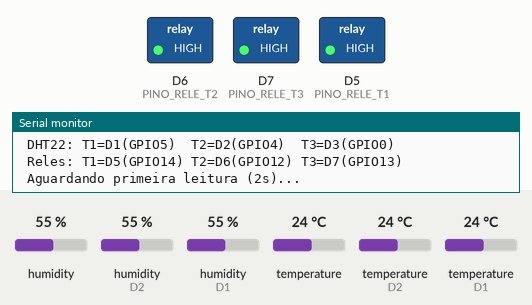
Bench run of a program on a simulated ESP8266 (Wemos D1 mini). Parts: switched loads named in the program (green lamp = pin HIGH), the last lines printed to the serial monitor. Inputs (shaded band) come from the test bench; at power-on: temperature 24 °C, temperature (sensors on D2, D1) 24 °C, humidity 55 %, humidity (sensors on D2, D1) 55 %.

Above: at 1.7 s.
1.8 s: temperature (sensor 0) set to 22.5 °C
At 3.2 s:
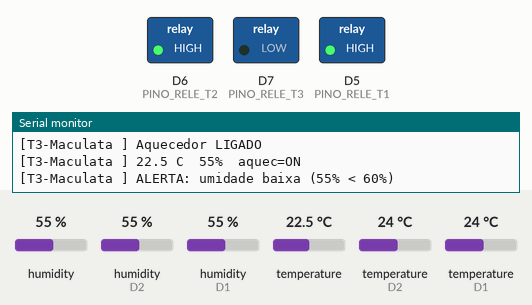
7.0 s: temperature (sensor on D2) set to 22.5 °C
At 10.5 s:
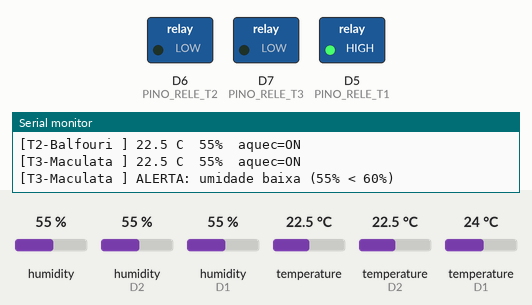
12.2 s: temperature (sensor on D1) set to 22.3 °C
At 14.9 s:
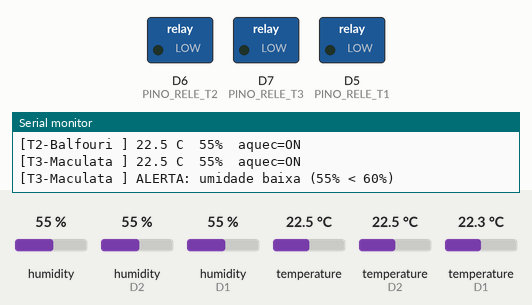
17.4 s: temperature (sensor 0) set to 33 °C
At 19.1 s:
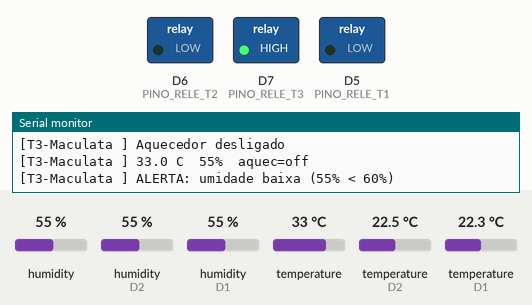
22.6 s: temperature (sensor on D2) set to 33 °C
At 26.4 s:
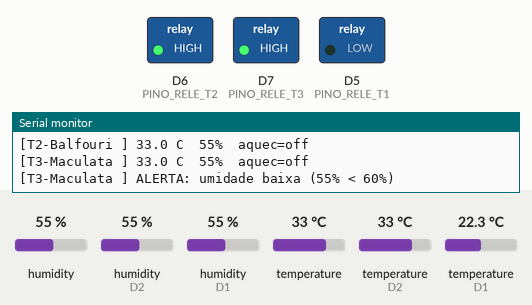
27.8 s: temperature (sensor 0) set to 12 °C
At 30.7 s:
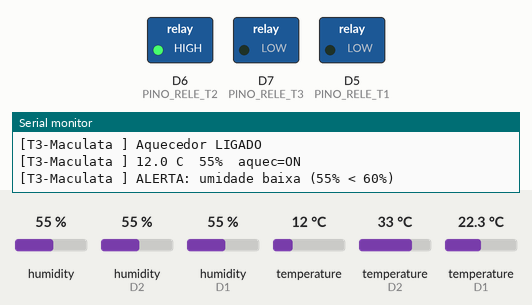
Timing chart, 0 to 32.2 s (numbered marks = the images above; inputs shaded):
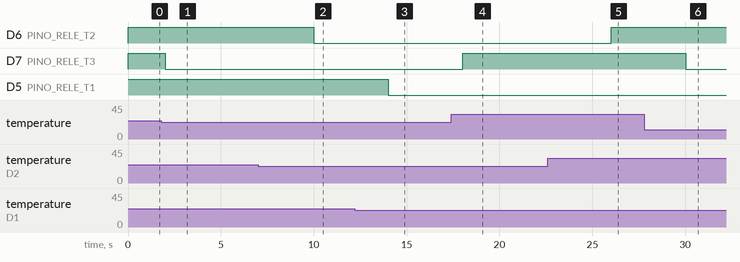

The program:

main.cpp
```cpp
#include <Arduino.h>
#include <DHT.h>
#include "config.h"

// =============================================================================
// SISTEMA ARANHAS — Firmware ESP8266 D1
// Controle de termorregulação para 3 terrários de tarântulas.
//
// Regra de segurança inegociável: a lógica de histerese e o fail-safe
// rodam SEMPRE localmente neste firmware, sem dependência de rede ou dashboard.
// =============================================================================

// ─── Configuração imutável por terrário ──────────────────────────────────────
static const ConfigTerrario CFG[NUM_TERRARIOS] = {
    { PINO_RELE_T1, T1_TEMP_MIN, T1_TEMP_MAX, T1_HISTERESE, T1_UMID_MIN, T1_UMID_MAX },
    { PINO_RELE_T2, T2_TEMP_MIN, T2_TEMP_MAX, T2_HISTERESE, T2_UMID_MIN, T2_UMID_MAX },
    { PINO_RELE_T3, T3_TEMP_MIN, T3_TEMP_MAX, T3_HISTERESE, T3_UMID_MIN, T3_UMID_MAX },
};

static const char* NOMES[NUM_TERRARIOS] = {
    "T1-Lasiodora",
    "T2-Balfouri ",
    "T3-Maculata ",
};

// ─── Objetos dos sensores ─────────────────────────────────────────────────────
static DHT dht1(PINO_DHT_T1, DHT22);
static DHT dht2(PINO_DHT_T2, DHT22);
static DHT dht3(PINO_DHT_T3, DHT22);
static DHT* const SENSORES[NUM_TERRARIOS] = { &dht1, &dht2, &dht3 };

// ─── Estado em tempo de execução por terrário ─────────────────────────────────
struct EstadoTerrario {
    float   temp;
    float   umid;
    bool    aquecedorLigado;
    bool    sensorFalhou;
    uint8_t falhasConsecutivas;
};

static EstadoTerrario estado[NUM_TERRARIOS];

// ─── Controle de temporização ─────────────────────────────────────────────────
static unsigned long ultimaLeitura = 0;

// =============================================================================
// Funções de controle dos relés
// =============================================================================

static inline void setRele(uint8_t pino, bool ligar) {
    digitalWrite(pino, ligar ? RELAY_ACTIVE_LEVEL : RELAY_SAFE_LEVEL);
}

// Coloca todos os relés em estado seguro (aquecedores desligados).
// Chamada no boot e em qualquer condição de falha crítica.
static void relesSeguros() {
    setRele(PINO_RELE_T1, false);
    setRele(PINO_RELE_T2, false);
    setRele(PINO_RELE_T3, false);
}

// =============================================================================
// Validação de leitura do DHT22
// =============================================================================

static bool leituraValida(float temp, float umid) {
    if (isnan(temp) || isnan(umid))                        return false;
    if (temp < TEMP_MIN_VALIDA || temp > TEMP_MAX_VALIDA)  return false;
    if (umid < UMID_MIN_VALIDA || umid > UMID_MAX_VALIDA)  return false;
    return true;
}

// =============================================================================
// Lógica de histerese
//
// Regime:
//   temp < (tempMin - histerese)  → liga  (abaixo do limite inferior)
//   temp > (tempMax + histerese)  → desliga (acima do limite superior)
//   entre esses valores           → mantém estado atual (banda morta)
//
// A banda morta evita chaveamento rápido do relé quando a temperatura
// oscila próximo ao setpoint, protegendo o relé e o aquecedor.
// =============================================================================

static bool calcularAquecedor(float temp, bool estadoAtual,
                               const ConfigTerrario& cfg) {
    if (temp < cfg.tempMin - cfg.histerese) return true;
    if (temp > cfg.tempMax + cfg.histerese) return false;
    return estadoAtual;
}

// =============================================================================
// Verificação de alertas de umidade (lógica individual por espécie)
// =============================================================================

static void verificarAlertas(uint8_t idx) {
    const EstadoTerrario& est = estado[idx];
    const ConfigTerrario& cfg = CFG[idx];

    if (est.umid < cfg.umidMin) {
        Serial.printf("[%s] ALERTA: umidade baixa (%.0f%% < %.0f%%)\n",
                      NOMES[idx], est.umid, cfg.umidMin);
    }

    // T2 (idx=1): Monocentropus balfouri — origem árida, sensível ao excesso
    if (idx == 1 && est.umid > cfg.umidMax) {
        Serial.printf("[%s] ALERTA: umidade ALTA (%.0f%% > %.0f%%) — risco para balfouri\n",
                      NOMES[idx], est.umid, cfg.umidMax);
    }
}

// =============================================================================
// Processamento completo de um terrário (leitura + controle + alertas)
// =============================================================================

static void processarTerrario(uint8_t idx) {
    EstadoTerrario&       est = estado[idx];
    const ConfigTerrario& cfg = CFG[idx];

    float temp = SENSORES[idx]->readTemperature();
    float umid = SENSORES[idx]->readHumidity();

    if (!leituraValida(temp, umid)) {
        est.falhasConsecutivas++;
        est.sensorFalhou = true;

        // Fail-safe: relé abre imediatamente a qualquer leitura inválida.
        est.aquecedorLigado = false;
        setRele(cfg.pinoRele, false);

        Serial.printf("[%s] FALHA sensor #%d — rele aberto (seguranca)\n",
                      NOMES[idx], est.falhasConsecutivas);
        return;
    }

    // Leitura válida — zera contador e limpa flag de falha
    if (est.sensorFalhou) {
        Serial.printf("[%s] Sensor recuperado\n", NOMES[idx]);
        est.sensorFalhou       = false;
        est.falhasConsecutivas = 0;
    }

    est.temp = temp;
    est.umid = umid;

    // Aplica histerese e aciona relé somente se o estado mudou
    bool novoEstado = calcularAquecedor(temp, est.aquecedorLigado, cfg);
    if (novoEstado != est.aquecedorLigado) {
        est.aquecedorLigado = novoEstado;
        setRele(cfg.pinoRele, novoEstado);
        Serial.printf("[%s] Aquecedor %s\n",
                      NOMES[idx], novoEstado ? "LIGADO" : "desligado");
    }

    Serial.printf("[%s] %.1f C  %.0f%%  aquec=%s\n",
                  NOMES[idx], temp, umid,
                  est.aquecedorLigado ? "ON" : "off");

    verificarAlertas(idx);
}

// =============================================================================
// setup() — ordem obrigatória de inicialização
// =============================================================================

void setup() {
    // 1. PRIMEIRO: configurar pinos e colocar relés em estado seguro antes
    //    de qualquer outra instrução — elimina pulso espúrio no boot.
    pinMode(PINO_RELE_T1, OUTPUT);
    pinMode(PINO_RELE_T2, OUTPUT);
    pinMode(PINO_RELE_T3, OUTPUT);
    relesSeguros();

    // 2. Serial
    Serial.begin(115200);
    delay(500);
    Serial.println("\n========================================");
    Serial.println(" Sistema Aranhas — iniciando");
    Serial.println(" MCU: ESP8266 D1");
    Serial.println("========================================");
    Serial.printf(" Polaridade: ACTIVE=%s  SAFE=%s\n",
                  RELAY_ACTIVE_LEVEL == LOW ? "LOW" : "HIGH",
                  RELAY_SAFE_LEVEL   == LOW ? "LOW" : "HIGH");

    // 3. Watchdog do ESP8266
    //    O watchdog de hardware (~8s) é automático e não configurável.
    //    O watchdog de software é alimentado pelo yield() no loop().
    //    Ao resetar por watchdog, setup() executa novamente — relés voltam ao estado seguro.

    // 4. Sensores DHT22
    dht1.begin();
    dht2.begin();
    dht3.begin();

    // 5. Estado inicial zerado
    for (uint8_t i = 0; i < NUM_TERRARIOS; i++) {
        estado[i] = { 0.0f, 0.0f, false, false, 0 };
    }

    Serial.println(" DHT22: T1=D1(GPIO5)  T2=D2(GPIO4)  T3=D3(GPIO0)");
    Serial.println(" Reles: T1=D5(GPIO14) T2=D6(GPIO12) T3=D7(GPIO13)");
    Serial.println(" Aguardando primeira leitura (2s)...");
}

// =============================================================================
// loop()
// =============================================================================

void loop() {
    // yield() alimenta o watchdog de software do ESP8266 e cede tempo ao
    // stack Wi-Fi — obrigatório em loops que não usam delay().
    yield();

    // Leitura cadenciada sem delay() — mantém o loop responsivo para
    // futuras extensões (WebSocket, MQTT) na Fase 2.
    if ((unsigned long)(millis() - ultimaLeitura) >= INTERVALO_LEITURA_MS) {
        ultimaLeitura = millis();
        Serial.println("----------------------------------------");
        for (uint8_t i = 0; i < NUM_TERRARIOS; i++) {
            processarTerrario(i);
        }
    }
}
```

config.h
```cpp
#pragma once
#include <Arduino.h>

// =============================================================================
// SISTEMA ARANHAS — Configurações centrais
// Edite apenas este arquivo para ajustar pinos, setpoints e comportamento.
// =============================================================================

// ─── Geral ────────────────────────────────────────────────────────────────────
#define NUM_TERRARIOS  3

// ─── Pinos dos relés ──────────────────────────────────────────────────────────
// D5/D6/D7 (GPIO14/12/13): livres de strapping de boot.
#define PINO_RELE_T1  14   // D5 — T1 — Lasiodora klugi
#define PINO_RELE_T2  12   // D6 — T2 — Monocentropus balfouri
#define PINO_RELE_T3  13   // D7 — T3 — Heteroscodra maculata

// ─── Pinos dos sensores DHT22 ────────────────────────────────────────────────
// Requerem resistor pull-up externo de 10 kΩ para 3.3V na linha de dados.
// GPIO0 (D3): pull-up externo satisfaz requisito de strapping de boot;
// a linha DHT22 fica HIGH no idle, o que é compatível com esse requisito.
#define PINO_DHT_T1    5   // D1
#define PINO_DHT_T2    4   // D2
#define PINO_DHT_T3    0   // D3

// ─── Polaridade do módulo relé ────────────────────────────────────────────────
// VALIDAR com teste físico antes de gravar no hardware definitivo.
// Procedimento: alimente o módulo com JD-VCC separado (ver especificacoes-hardware.md),
// toque IN1 no GND — se o relé clicar, o módulo é ativo em LOW.
//
//   LOW  = relé energiza com sinal 0 V  (mais comum com JD-VCC separado)
//   HIGH = relé energiza com sinal 3.3V
//
// RELAY_SAFE_LEVEL deve ser sempre o oposto de RELAY_ACTIVE_LEVEL.
#define RELAY_ACTIVE_LEVEL  LOW
#define RELAY_SAFE_LEVEL    HIGH

// ─── Setpoints por terrário ───────────────────────────────────────────────────
// Valores de referência (fontes públicas de husbandry).
// Validar com o mantenedor antes de usar em produção.

// T1 — Lasiodora klugi (Bahia Scarlet) — tropical úmido, espécie robusta
#define T1_TEMP_MIN   24.0f
#define T1_TEMP_MAX   29.0f
#define T1_HISTERESE   1.0f   // banda morta: ±1°C em torno dos limites
#define T1_UMID_MIN   60.0f
#define T1_UMID_MAX   70.0f

// T2 — Monocentropus balfouri (Blue Baboon) — origem árida (Socotra)
// ATENÇÃO: sensível ao excesso de umidade — alerta bidirecional no firmware
#define T2_TEMP_MIN   24.0f
#define T2_TEMP_MAX   28.0f
#define T2_HISTERESE   1.0f
#define T2_UMID_MIN   50.0f
#define T2_UMID_MAX   60.0f

// T3 — Heteroscodra maculata (Togo Starburst) — arborícola, umidade constante
#define T3_TEMP_MIN   24.0f
#define T3_TEMP_MAX   28.0f
#define T3_HISTERESE   1.0f
#define T3_UMID_MIN   60.0f
#define T3_UMID_MAX   70.0f

// ─── Limites de validação de leitura do DHT22 ────────────────────────────────
// Leituras fora desta faixa são tratadas como falha de sensor.
// Guarapuava-PR: temperatura ambiente esperada entre 10°C e 40°C.
#define TEMP_MIN_VALIDA   5.0f
#define TEMP_MAX_VALIDA  50.0f
#define UMID_MIN_VALIDA  10.0f
#define UMID_MAX_VALIDA  99.0f

// ─── Temporização ─────────────────────────────────────────────────────────────
// DHT22 exige no mínimo 2000 ms entre leituras consecutivas.
#define INTERVALO_LEITURA_MS  2000UL

// ─── Watchdog ─────────────────────────────────────────────────────────────────
// No ESP8266, o watchdog de hardware (~8s) é automático e não configurável.
// O watchdog de software (~3.2s padrão) é alimentado pelo yield() no loop().
// Em ambos os casos, ao reiniciar o ESP8266 executa setup() novamente,
// que coloca os relés em estado seguro como primeira instrução.

// ─── Estrutura de configuração imutável por terrário ─────────────────────────
struct ConfigTerrario {
    uint8_t pinoRele;
    float   tempMin;
    float   tempMax;
    float   histerese;
    float   umidMin;
    float   umidMax;
};
```

Measured:
- the behaviour switches between 23 and 22.9 °C on temperature (sensor 0) (found by bisection; images 0 and 1)
- the behaviour switches between 23 and 22.9 °C on temperature (sensor on D2) (found by bisection; images 1 and 2)
- the behaviour switches between 23 and 22.9 °C on temperature (sensor on D1) (found by bisection; images 2 and 3)
- after the input at 1.8 s, D7 (PINO_RELE_T3): HIGH → LOW after 0.22 s
- after the input at 7.0 s, D6 (PINO_RELE_T2): HIGH → LOW after 3.0 s
- after the input at 12.2 s, D5 (PINO_RELE_T1): HIGH → LOW after 1.8 s
- after the input at 17.4 s, D7 (PINO_RELE_T3): LOW → HIGH after 0.62 s
- after the input at 22.6 s, D6 (PINO_RELE_T2): LOW → HIGH after 3.4 s
- after the input at 27.8 s, D7 (PINO_RELE_T3): HIGH → LOW after 2.2 s
